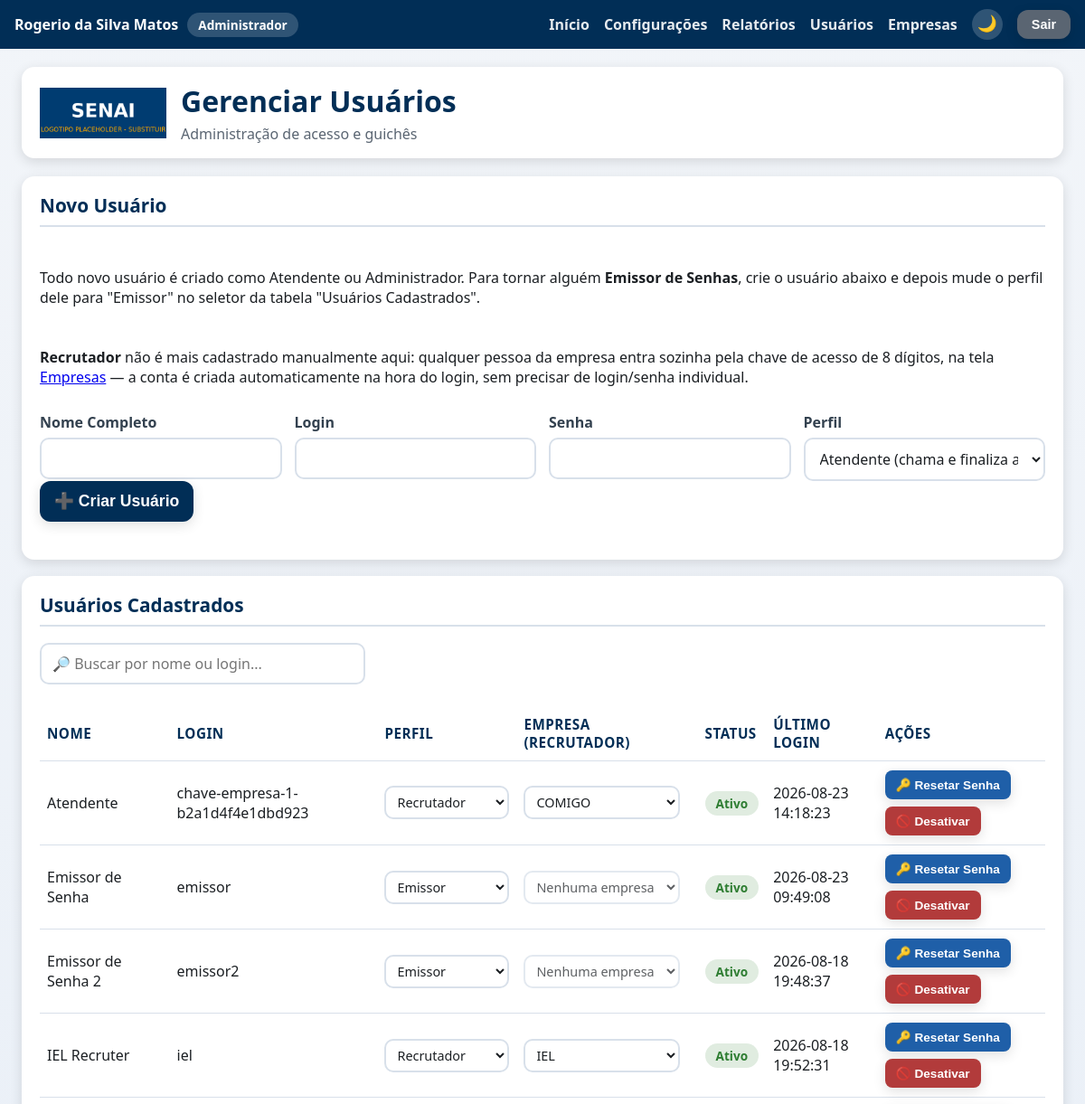
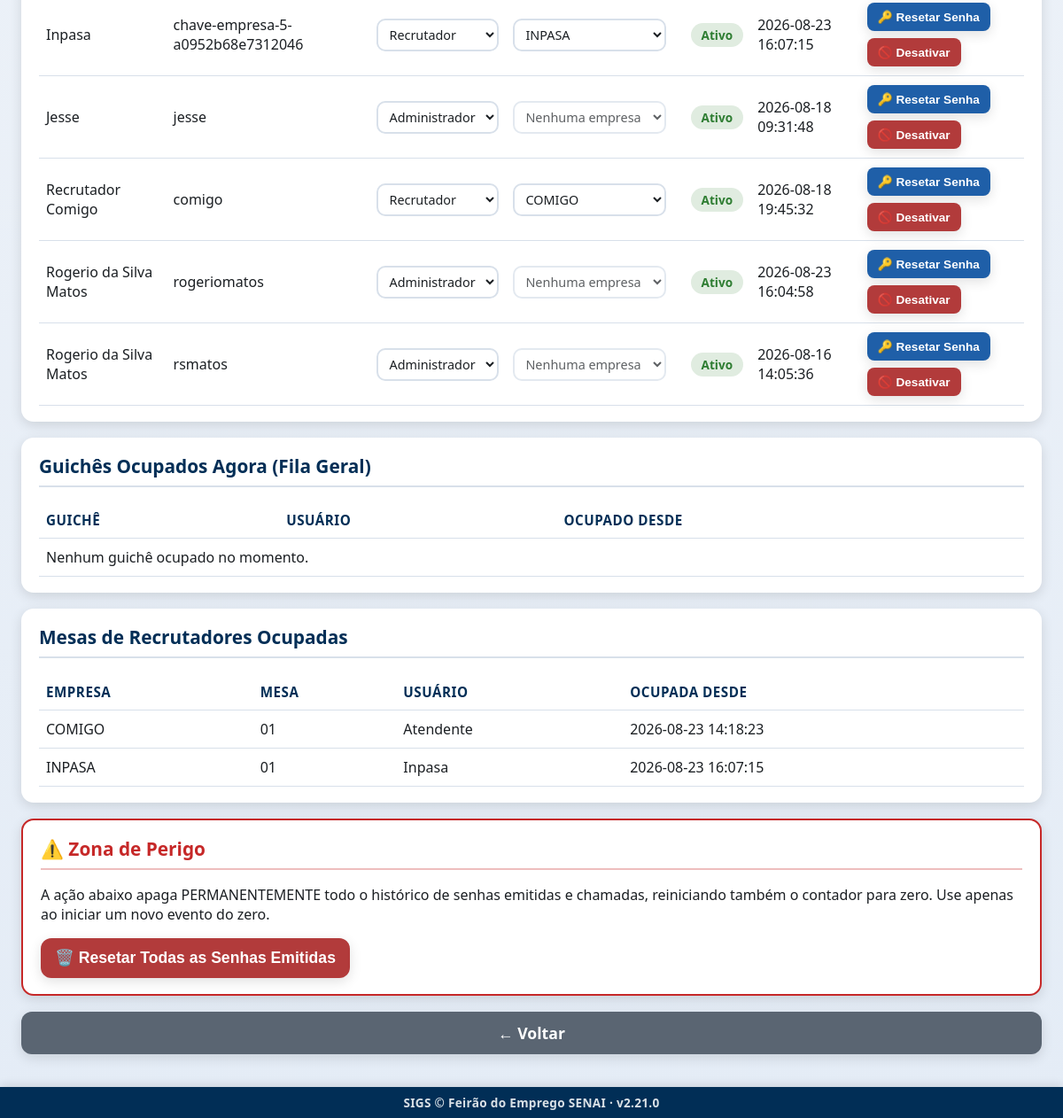
Screenshot of /admin/usuarios (signed in) with the database file from the repository (2 pictures, top to bottom).
### tables this page shows
CREATE TABLE usuarios (
            id INTEGER PRIMARY KEY AUTOINCREMENT,
            nome_completo TEXT NOT NULL,
            login TEXT NOT NULL UNIQUE,
            senha_hash TEXT NOT NULL,
            perfil TEXT NOT NULL DEFAULT 'atendente',
            ativo INTEGER NOT NULL DEFAULT 1,
            data_criacao TEXT NOT NULL,
            ultimo_login TEXT
        , empresa_id INTEGER REFERENCES empresas (id), provisionado_por_chave INTEGER NOT NULL DEFAULT 0);

CREATE TABLE empresas (
                id INTEGER PRIMARY KEY AUTOINCREMENT,
                nome TEXT NOT NULL UNIQUE,
                ativa INTEGER NOT NULL DEFAULT 1,
                data_criacao TEXT NOT NULL
            , logo_path TEXT, cor_principal TEXT, contador_atual INTEGER NOT NULL DEFAULT 0, emissao_bloqueada_em TEXT, chave_acesso TEXT, fixa INTEGER NOT NULL DEFAULT 0);

CREATE TABLE guiches_empresa_ocupados (
                empresa_id INTEGER NOT NULL,
                guiche INTEGER NOT NULL,
                usuario_id INTEGER NOT NULL,
                usuario_nome TEXT NOT NULL,
                ocupado_desde TEXT NOT NULL,
                PRIMARY KEY (empresa_id, guiche),
                FOREIGN KEY (empresa_id) REFERENCES empresas (id),
                FOREIGN KEY (usuario_id) REFERENCES usuarios (id)
            );

CREATE TABLE configuracoes (
                    chave TEXT PRIMARY KEY,
                    valor TEXT NOT NULL
                );

### app.py (the view)
@app.route("/admin/usuarios")
@auth.login_required
@auth.admin_required
def usuarios_tela():
    usuarios = database.listar_usuarios()
    guiches_ocupados = database.listar_guiches_ocupados()
    guiches_empresa_ocupados = database.listar_guiches_empresa_ocupados()
    empresas = database.listar_empresas()
    return render_template(
        "usuarios.html",
        config=config_manager.obter_todas(),
        usuarios=usuarios,
        guiches_ocupados=guiches_ocupados,
        guiches_empresa_ocupados=guiches_empresa_ocupados,
        empresas=empresas,
    )

### app.py (called while the page is built)
@app.context_processor
def injetar_usuario_logado():
    usuario_sessao = auth.usuario_logado()
    identidade_empresa = None
    if usuario_sessao and usuario_sessao.get("perfil") == PerfilUsuario.RECRUTADOR:
        empresa_id = usuario_sessao.get("empresa_id")
        if empresa_id:
            empresa = database.obter_empresa_por_id(empresa_id)
            if empresa and (empresa.logo_path or empresa.cor_principal):
                identidade_empresa = {"logo_path": empresa.logo_path, "cor": empresa.cor_principal}
    return {
        "usuario_logado": usuario_sessao,
        "eh_admin": auth.eh_admin(),
        "sigs_versao": SIGS_VERSAO,
        "identidade_empresa": identidade_empresa,
    }

### auth.py (called while the page is built)
def usuario_logado() -> Optional[dict]:
    usuario_id = session.get(CHAVE_SESSAO_USUARIO_ID)
    if usuario_id is None:
        return None
    return {
        "id": usuario_id,
        "nome_completo": session.get(CHAVE_SESSAO_NOME),
        "login": session.get(CHAVE_SESSAO_LOGIN),
        "perfil": session.get(CHAVE_SESSAO_PERFIL),
        "guiche": session.get(CHAVE_SESSAO_GUICHE),
        "empresa_id": session.get(CHAVE_SESSAO_EMPRESA_ID),
        "empresa_nome": session.get(CHAVE_SESSAO_EMPRESA_NOME),
    }

def eh_admin() -> bool:
    return session.get(CHAVE_SESSAO_PERFIL) == PerfilUsuario.ADMIN

def admin_required(funcao_view):
    @wraps(funcao_view)
    def wrapper(*args, **kwargs):
        if not eh_admin():
            if _requisicao_eh_api():
                return jsonify({"sucesso": False, "erro": "Acesso restrito a administradores."}), 403
            flash("Esta área é restrita a administradores.", "erro")
            return redirect(url_for("index"))
        return funcao_view(*args, **kwargs)
    return wrapper

### config.py (called while the page is built)
    def _conectar(self) -> sqlite3.Connection:
        conexao = sqlite3.connect(str(DATABASE_PATH), timeout=10, check_same_thread=False)
        conexao.row_factory = sqlite3.Row
        conexao.execute("PRAGMA synchronous = NORMAL")
        conexao.execute("PRAGMA cache_size = -20000")
        conexao.execute("PRAGMA temp_store = MEMORY")
        return conexao

### database.py (called while the page is built)
def obter_usuario_por_id(usuario_id: int) -> Optional[Usuario]:
    with get_connection() as conexao:
        linha = conexao.execute(
            "SELECT * FROM usuarios WHERE id = ?", (usuario_id,)
        ).fetchone()
    return Usuario.from_row(linha) if linha else None

### models.py (called while the page is built)
    def to_dict(self) -> dict:
        return asdict(self)

### templates/usuarios.html (shortened to what this page needs)
{% extends "layout.html" %}
{% block conteudo %}
<div class="pagina pagina-usuarios">
    <header class="cabecalho">
        <img class="logo" src="{{ url_for('static', filename='img/logo.png') }}" alt="Logo SENAI">
        <div class="titulo-evento">
            <h1>Gerenciar Usuários</h1>
            <p>Administração de acesso e guichês</p>
        </div>
    </header>
    <main class="conteudo-principal">
        <section class="card card-formulario">
            <h2>Novo Usuário</h2>
            <p>
                Todo novo usuário é criado como Atendente ou Administrador.
                Para tornar alguém <strong>Emissor de Senhas</strong>, crie o
                usuário abaixo e depois mude o perfil dele para "Emissor" no
                seletor da tabela "Usuários Cadastrados".
            </p>
            <p>
                <strong>Recrutador</strong> não é mais cadastrado manualmente
                aqui: qualquer pessoa da empresa entra sozinha pela chave de
                acesso de 8 dígitos, na tela
                <a href="{{ url_for('empresas_tela') }}">Empresas</a> — a
                conta é criada automaticamente na hora do login, sem precisar
                de login/senha individual.
            </p>
            <form id="form-novo-usuario">
                <div class="campos-identificacao">
                    <label>
                        Nome Completo
                        <input type="text" id="novo-nome" required>
                    </label>
                    <label>
                        Login
                        <input type="text" id="novo-login" required>
                    </label>
                    <label>
                        Senha
                        <input type="password" id="novo-senha" required minlength="6">
                    </label>
                    <label>
                        Perfil
                        <select id="novo-perfil">
                            <option value="atendente" selected>Atendente (chama e finaliza atendimentos)</option>
                        </select>
                    </label>
                </div>
                <button type="submit" class="botao botao-primario">➕ Criar Usuário</button>
                <div id="novo-usuario-mensagem" class="mensagem-status"></div>
            </form>
        </section>
        <section class="card">
            <h2>Usuários Cadastrados</h2>
            <input type="text" id="busca-usuarios" class="campo-busca-tabela"
                   placeholder="🔎 Buscar por nome ou login...">
            <table class="tabela-fila">
                <thead>
                    <tr>
                        <th>Nome</th>
                        <th>Login</th>
                        <th>Perfil</th>
                        <th>Empresa (Recrutador)</th>
                        <th>Status</th>
                        <th>Último Login</th>
                        <th>Ações</th>
                    </tr>
                </thead>
                <tbody id="usuarios-corpo">
                    {% for usuario in usuarios %}
                    <tr data-usuario-id="{{ usuario.id }}">
                        <td>{{ usuario.nome_completo }}</td>
                        <td>{{ usuario.login }}</td>
                        <td>
                            <select class="select-perfil" data-usuario-id="{{ usuario.id }}">
                                <option value="emissor" {% if usuario.perfil == 'emissor' %}selected{% endif %}>Emissor</option>
                                {% if usuario.perfil == 'recrutador' %}
                                <option value="recrutador" selected>Recrutador</option>
                                {% endif %}
                                <option value="admin" {% if usuario.perfil == 'admin' %}selected{% endif %}>Administrador</option>
                            </select>
                        </td>
                        <td>
                            <select class="select-empresa-recrutador" data-usuario-id="{{ usuario.id }}"
                                    {{ '' if usuario.perfil == 'recrutador' else 'disabled' }}>
                                <option value="">Nenhuma empresa</option>
                                {% for empresa in empresas %}
                                <option value="{{ empresa.id }}" {% if usuario.empresa_id == empresa.id %}selected{% endif %}>{{ empresa.nome }}</option>
                                {% endfor %}
                            </select>
                        </td>
                        <td>
                            <span class="status-badge-{{ 'ativo' if usuario.ativo else 'inativo' }}">
                                {{ 'Ativo' if usuario.ativo else 'Inativo' }}
                            </span>
                        </td>
                        <td>{{ usuario.ultimo_login or 'Nunca' }}</td>
                        <td class="acoes-usuario">
                            <button class="botao botao-secundario botao-acao-pequeno btn-resetar-senha" data-usuario-id="{{ usuario.id }}">
                                🔑 Resetar Senha
                            </button>
                            <button class="botao {{ 'botao-alerta' if usuario.ativo else 'botao-primario' }} botao-acao-pequeno btn-toggle-status"
                                    data-usuario-id="{{ usuario.id }}" data-ativo="{{ usuario.ativo | lower }}">
                                {{ '🚫 Desativar' if usuario.ativo else '✅ Ativar' }}
                            </button>
                        </td>
                    </tr>
                    {% endfor %}
                </tbody>
            </table>
        </section>
        <section class="card">
            <h2>Guichês Ocupados Agora (Fila Geral)</h2>
            <table class="tabela-fila">
                <thead>
                    <tr>
                        <th>Guichê</th>
                        <th>Usuário</th>
                        <th>Ocupado Desde</th>
                    </tr>
                </thead>
                <tbody>
                    {% for ocupacao in guiches_ocupados %}
                    <tr>
                        <td>{{ '%02d' | format(ocupacao.guiche) }}</td>
                        <td>{{ ocupacao.usuario_nome }}</td>
                        <td>{{ ocupacao.ocupado_desde }}</td>
                    </tr>
                    {% else %}
                    <tr><td colspan="3">Nenhum guichê ocupado no momento.</td></tr>
                    {% endfor %}
                </tbody>
            </table>
        </section>
        <section class="card">
            <h2>Mesas de Recrutadores Ocupadas</h2>
            <table class="tabela-fila">
                <thead>
                    <tr>
                        <th>Empresa</th>
                        <th>Mesa</th>
                        <th>Usuário</th>
                        <th>Ocupada Desde</th>
                    </tr>
                </thead>
                <tbody>
                    {% for ocupacao in guiches_empresa_ocupados %}
                    <tr>
                        <td>{{ ocupacao.empresa_nome }}</td>
                        <td>{{ '%02d' | format(ocupacao.guiche) }}</td>
                        <td>{{ ocupacao.usuario_nome }}</td>
                        <td>{{ ocupacao.ocupado_desde }}</td>
                    </tr>
                    {% else %}
                    <tr><td colspan="4">Nenhuma mesa de recrutador ocupada no momento.</td></tr>
                    {% endfor %}
                </tbody>
            </table>
        </section>
        <section class="card card-zona-perigo">
            <h2>⚠️ Zona de Perigo</h2>
            <p>
                A ação abaixo apaga PERMANENTEMENTE todo o histórico de senhas
                emitidas e chamadas, reiniciando também o contador para zero.
                Use apenas ao iniciar um novo evento do zero.
            </p>
            <button id="btn-reset-senhas-emitidas" class="botao botao-alerta">
                🗑️ Resetar Todas as Senhas Emitidas
            </button>
        </section>
        <a href="{{ url_for('index') }}" class="botao botao-terciario">← Voltar</a>
    </main>
</div>
{% endblock %}

### templates/layout.html (shortened to what this page needs)
<!DOCTYPE html>
{% set pagina_com_tema = request.endpoint not in ['painel', 'painel_empresa', 'painel_geral'] %}
<html lang="pt-BR">
<head>
    <link rel="stylesheet" href="{{ url_for('static', filename='css/style.css') }}">
</head>
<body>
    {% if usuario_logado %}
    <div class="barra-usuario">
        <span class="barra-usuario-info">
            {{ usuario_logado.nome_completo }}
            <span class="barra-usuario-perfil">
                {% if eh_admin %}Administrador
                {% elif usuario_logado.perfil == 'emissor' %}Emissor de Senhas
                {% elif usuario_logado.perfil == 'recrutador' %}Recrutador{% if usuario_logado.empresa_nome %} — {{ usuario_logado.empresa_nome }}{% endif %}
                {% else %}Atendente
                {% endif %}
            </span>
        </span>
        <span class="barra-usuario-acoes">
            <a href="{{ url_for('index') }}">Início</a>
            {% if eh_admin %}
                <a href="{{ url_for('configuracoes_tela') }}">Configurações</a>
                <a href="{{ url_for('relatorios_tela') }}">Relatórios</a>
                <a href="{{ url_for('usuarios_tela') }}">Usuários</a>
                <a href="{{ url_for('empresas_tela') }}">Empresas</a>
            {% elif usuario_logado.perfil == 'recrutador' %}
                <!-- Recrutador também acessa Relatórios (somente da própria
                     empresa — ver auth.admin_ou_recrutador_required e
                     relatorios_tela em app.py), mas não os demais itens do
                     menu administrativo. -->
                <a href="{{ url_for('relatorios_tela') }}">Relatórios</a>
            {% endif %}
            {% if pagina_com_tema %}
            <button type="button" class="botao-tema" aria-label="Mudar para tema escuro" title="Mudar para tema escuro">🌙</button>
            {% endif %}
            <form method="POST" action="{{ url_for('logout_tela') }}" class="form-logout">
                <button type="submit" class="botao botao-terciario botao-sair">Sair</button>
            </form>
        </span>
    </div>
    {% endif %}
    {% block conteudo %}{% endblock %}
    {% if request.endpoint != 'painel' %}
    <footer class="rodape-sigs">
        SIGS &copy; {{ config.nome_evento if config else 'SENAI' }} &middot; v{{ sigs_versao }}
    </footer>
    {% endif %}
</body>
</html>

### rows the page displays
usuarios: nome_completo "Atendente", login "chave-empresa-1-b2a1d4f4e1dbd923", perfil+id "Recrutador", empresa+id+perfil "COMIGO", ativo "Ativo", ultimo_login "2026-08-23 14:18:23", ativo "🚫 Desativar"
usuarios: nome_completo "Emissor de Senha", login "emissor", perfil+id "Emissor", ativo "Ativo", ultimo_login "2026-08-23 09:49:08", ativo "🚫 Desativar"
usuarios: nome_completo "Emissor de Senha 2", login "emissor2", perfil+id "Emissor", ativo "Ativo", ultimo_login "2026-08-18 19:48:37", ativo "🚫 Desativar"
usuarios: nome_completo "IEL Recruter", login "iel", perfil+id "Recrutador", empresa+id+perfil "IEL", ativo "Ativo", ultimo_login "2026-08-18 19:52:31", ativo "🚫 Desativar"
usuarios: nome_completo "Inpasa", login "chave-empresa-5-a0952b68e7312046", perfil+id "Recrutador", empresa+id+perfil "INPASA", ativo "Ativo", ultimo_login "2026-08-23 16:07:15", ativo "🚫 Desativar"
usuarios: nome_completo "Jesse", login "jesse", perfil+id "Administrador", ativo "Ativo", ultimo_login "2026-08-18 09:31:48", ativo "🚫 Desativar"
usuarios: nome_completo "Recrutador Comigo", login "comigo", perfil+id "Recrutador", empresa+id+perfil "COMIGO", ativo "Ativo", ultimo_login "2026-08-18 19:45:32", ativo "🚫 Desativar"
usuarios: nome_completo "Rogerio da Silva Matos", login "rogeriomatos", perfil+id "Administrador", ativo "Ativo", ultimo_login "2026-08-23 16:04:58", ativo "🚫 Desativar"
usuarios: nome_completo "Rogerio da Silva Matos", login "rsmatos", perfil+id "Administrador", ativo "Ativo", ultimo_login "2026-08-16 14:05:36", ativo "🚫 Desativar"
guiches_empresa_ocupados: empresa_nome "COMIGO", guiche "01", usuario_nome "Atendente", ocupado_desde "2026-08-23 14:18:23"
guiches_empresa_ocupados: empresa_nome "INPASA", guiche "01", usuario_nome "Inpasa", ocupado_desde "2026-08-23 16:07:15"
configuracoes: valor "Feirão do Emprego SENAI"

### other values shown
{{ usuario_logado.nome_completo }} "Rogerio da Silva Matos"
{{ sigs_versao }} "2.21.0"
